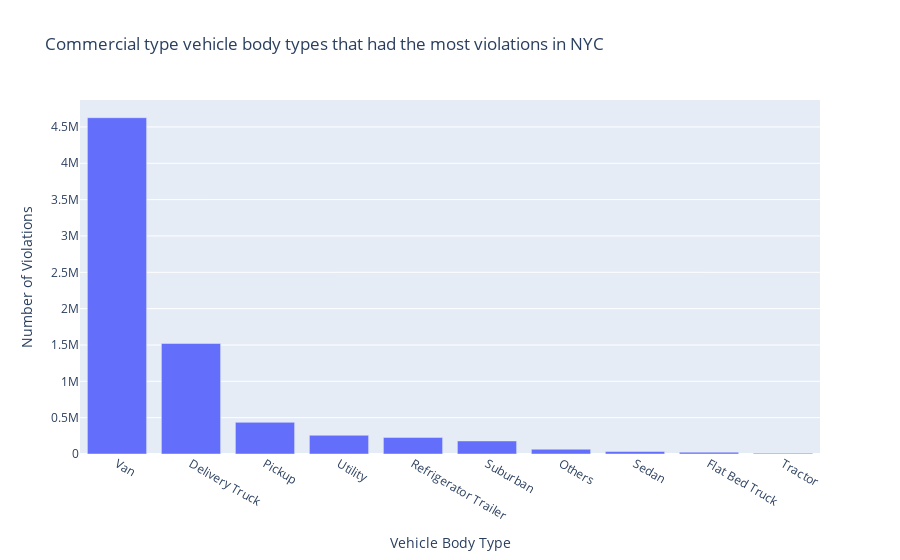

Notebook code for this chart:
### Code cell
fig = px.bar(nyc_vehicle_type_com, x="vehicle_body_type", y="plate_id", labels={
                     "vehicle_body_type" : "Vehicle Body Type",
                     "plate_id" : "Number of Violations"
             }, title="Commercial type vehicle body types that had the most violations in NYC")
fig.show()

### Figure 1 — Plotly figure (JSON) as saved in the notebook; plotly's stock layout.template omitted (floating-point values rounded to 4 significant figures)
{"data": [{"alignmentgroup": "True", "hovertemplate": "Vehicle Body Type=%{x}<br>Number of Violations=%{y}<extra></extra>", "legendgroup": "", "marker": {"color": "#636efa", "pattern": {"shape": ""}}, "name": "", "offsetgroup": "", "orientation": "v", "showlegend": false, "textposition": "auto", "type": "bar", "x": ["Van", "Delivery Truck", "Pickup", "Utility", "Refrigerator Trailer", "Suburban", "Others", "Sedan", "Flat Bed Truck", "Tractor"], "xaxis": "x", "y": [4627193, 1520626, 435413, 257621, 228112, 179721, 65647, 34731, 24985, 11648], "yaxis": "y"}], "layout": {"barmode": "relative", "legend": {"tracegroupgap": 0}, "title": {"text": "Commercial type vehicle body types that had the most violations in NYC"}, "xaxis": {"anchor": "y", "domain": [0, 1], "title": {"text": "Vehicle Body Type"}}, "yaxis": {"anchor": "x", "domain": [0, 1], "title": {"text": "Number of Violations"}}}}
